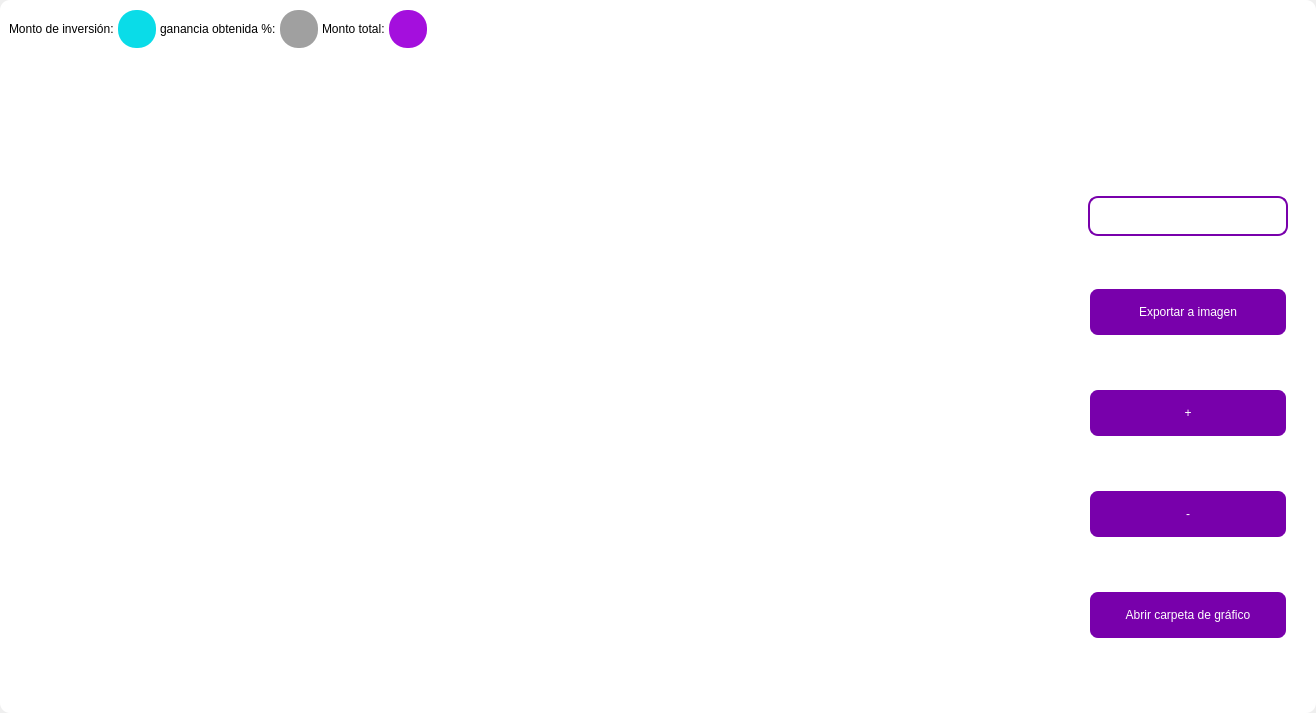
<?xml version="1.0" encoding="UTF-8"?>
<ui version="4.0">
 <class>MainWindow</class>
 <widget class="QMainWindow" name="MainWindow">
  <property name="geometry">
   <rect>
    <x>0</x>
    <y>0</y>
    <width>1316</width>
    <height>713</height>
   </rect>
  </property>
  <property name="windowTitle">
   <string>MainWindow</string>
  </property>
  <property name="styleSheet">
   <string notr="true"/>
  </property>
  <widget class="QWidget" name="centralwidget">
   <property name="styleSheet">
    <string notr="true"/>
   </property>
   <layout class="QVBoxLayout" name="verticalLayout">
    <property name="spacing">
     <number>0</number>
    </property>
    <property name="leftMargin">
     <number>0</number>
    </property>
    <property name="topMargin">
     <number>0</number>
    </property>
    <property name="rightMargin">
     <number>0</number>
    </property>
    <property name="bottomMargin">
     <number>0</number>
    </property>
    <item>
     <widget class="QFrame" name="frame">
      <property name="enabled">
       <bool>true</bool>
      </property>
      <property name="styleSheet">
       <string notr="true">
QFrame {
border-radius:10px;
	background-color: rgb(255, 255, 255);
 }
</string>
      </property>
      <property name="frameShape">
       <enum>QFrame::StyledPanel</enum>
      </property>
      <property name="frameShadow">
       <enum>QFrame::Raised</enum>
      </property>
      <layout class="QVBoxLayout" name="verticalLayout_2">
       <item>
        <widget class="QFrame" name="frame_superior">
         <property name="minimumSize">
          <size>
           <width>0</width>
           <height>40</height>
          </size>
         </property>
         <property name="maximumSize">
          <size>
           <width>16777215</width>
           <height>40</height>
          </size>
         </property>
         <property name="styleSheet">
          <string notr="true">QPushButton{
border-radius:18px;
}

QPushButton:hover{
	background-color: rgb(0, 0, 0);
}
</string>
         </property>
         <property name="frameShape">
          <enum>QFrame::StyledPanel</enum>
         </property>
         <property name="frameShadow">
          <enum>QFrame::Raised</enum>
         </property>
         <layout class="QHBoxLayout" name="horizontalLayout_3">
          <property name="spacing">
           <number>4</number>
          </property>
          <property name="leftMargin">
           <number>0</number>
          </property>
          <property name="topMargin">
           <number>0</number>
          </property>
          <property name="rightMargin">
           <number>0</number>
          </property>
          <property name="bottomMargin">
           <number>0</number>
          </property>
          <item>
           <widget class="QLabel" name="label_3">
            <property name="styleSheet">
             <string notr="true">color: rgb(0, 0, 0);
font: 15pt &quot;MS Shell Dlg 2&quot;;</string>
            </property>
            <property name="text">
             <string>Monto de inversión:</string>
            </property>
           </widget>
          </item>
          <item>
           <widget class="QPushButton" name="btn_exit_2">
            <property name="minimumSize">
             <size>
              <width>38</width>
              <height>38</height>
             </size>
            </property>
            <property name="maximumSize">
             <size>
              <width>38</width>
              <height>38</height>
             </size>
            </property>
            <property name="cursor">
             <cursorShape>ArrowCursor</cursorShape>
            </property>
            <property name="styleSheet">
             <string notr="true">background-color: #0adce8;</string>
            </property>
            <property name="text">
             <string/>
            </property>
            <property name="iconSize">
             <size>
              <width>35</width>
              <height>35</height>
             </size>
            </property>
           </widget>
          </item>
          <item>
           <widget class="QLabel" name="label_4">
            <property name="styleSheet">
             <string notr="true">
font: 15pt &quot;MS Shell Dlg 2&quot;;
color: rgb(0, 0, 0);</string>
            </property>
            <property name="text">
             <string>ganancia obtenida %:</string>
            </property>
           </widget>
          </item>
          <item>
           <widget class="QPushButton" name="btn_exit_3">
            <property name="minimumSize">
             <size>
              <width>38</width>
              <height>38</height>
             </size>
            </property>
            <property name="maximumSize">
             <size>
              <width>38</width>
              <height>38</height>
             </size>
            </property>
            <property name="cursor">
             <cursorShape>ArrowCursor</cursorShape>
            </property>
            <property name="styleSheet">
             <string notr="true">background-color: #a0a0a0;</string>
            </property>
            <property name="text">
             <string/>
            </property>
            <property name="iconSize">
             <size>
              <width>35</width>
              <height>35</height>
             </size>
            </property>
           </widget>
          </item>
          <item>
           <widget class="QLabel" name="label_5">
            <property name="styleSheet">
             <string notr="true">font: 15pt &quot;MS Shell Dlg 2&quot;;
color: rgb(0, 0, 0);</string>
            </property>
            <property name="text">
             <string>Monto total:</string>
            </property>
           </widget>
          </item>
          <item>
           <widget class="QPushButton" name="btn_exit_4">
            <property name="minimumSize">
             <size>
              <width>38</width>
              <height>38</height>
             </size>
            </property>
            <property name="maximumSize">
             <size>
              <width>38</width>
              <height>38</height>
             </size>
            </property>
            <property name="cursor">
             <cursorShape>ArrowCursor</cursorShape>
            </property>
            <property name="styleSheet">
             <string notr="true">background-color: #a40fdd;</string>
            </property>
            <property name="text">
             <string/>
            </property>
            <property name="iconSize">
             <size>
              <width>35</width>
              <height>35</height>
             </size>
            </property>
           </widget>
          </item>
          <item>
           <spacer name="horizontalSpacer_2">
            <property name="orientation">
             <enum>Qt::Horizontal</enum>
            </property>
            <property name="sizeHint" stdset="0">
             <size>
              <width>443</width>
              <height>20</height>
             </size>
            </property>
           </spacer>
          </item>
          <item>
           <widget class="QPushButton" name="btn_exit">
            <property name="minimumSize">
             <size>
              <width>38</width>
              <height>38</height>
             </size>
            </property>
            <property name="maximumSize">
             <size>
              <width>38</width>
              <height>38</height>
             </size>
            </property>
            <property name="cursor">
             <cursorShape>PointingHandCursor</cursorShape>
            </property>
            <property name="text">
             <string/>
            </property>
            <property name="iconSize">
             <size>
              <width>35</width>
              <height>35</height>
             </size>
            </property>
           </widget>
          </item>
          <item>
           <widget class="QPushButton" name="bt_minimizar">
            <property name="minimumSize">
             <size>
              <width>38</width>
              <height>38</height>
             </size>
            </property>
            <property name="maximumSize">
             <size>
              <width>38</width>
              <height>38</height>
             </size>
            </property>
            <property name="cursor">
             <cursorShape>PointingHandCursor</cursorShape>
            </property>
            <property name="text">
             <string/>
            </property>
            <property name="icon">
             <iconset>
              <normaloff>image/minus.svg</normaloff>image/minus.svg</iconset>
            </property>
            <property name="iconSize">
             <size>
              <width>38</width>
              <height>38</height>
             </size>
            </property>
           </widget>
          </item>
          <item>
           <widget class="QPushButton" name="bt_maximizar">
            <property name="minimumSize">
             <size>
              <width>38</width>
              <height>38</height>
             </size>
            </property>
            <property name="maximumSize">
             <size>
              <width>38</width>
              <height>38</height>
             </size>
            </property>
            <property name="cursor">
             <cursorShape>PointingHandCursor</cursorShape>
            </property>
            <property name="text">
             <string/>
            </property>
            <property name="icon">
             <iconset>
              <normaloff>image/chevron-up.svg</normaloff>image/chevron-up.svg</iconset>
            </property>
            <property name="iconSize">
             <size>
              <width>38</width>
              <height>38</height>
             </size>
            </property>
           </widget>
          </item>
          <item>
           <widget class="QPushButton" name="bt_restaurar">
            <property name="minimumSize">
             <size>
              <width>38</width>
              <height>38</height>
             </size>
            </property>
            <property name="maximumSize">
             <size>
              <width>38</width>
              <height>38</height>
             </size>
            </property>
            <property name="cursor">
             <cursorShape>PointingHandCursor</cursorShape>
            </property>
            <property name="text">
             <string/>
            </property>
            <property name="icon">
             <iconset>
              <normaloff>image/chevron-down.svg</normaloff>image/chevron-down.svg</iconset>
            </property>
            <property name="iconSize">
             <size>
              <width>38</width>
              <height>38</height>
             </size>
            </property>
           </widget>
          </item>
          <item>
           <widget class="QPushButton" name="bt_cerrar">
            <property name="minimumSize">
             <size>
              <width>38</width>
              <height>38</height>
             </size>
            </property>
            <property name="maximumSize">
             <size>
              <width>38</width>
              <height>38</height>
             </size>
            </property>
            <property name="cursor">
             <cursorShape>PointingHandCursor</cursorShape>
            </property>
            <property name="text">
             <string/>
            </property>
            <property name="icon">
             <iconset>
              <normaloff>image/x.svg</normaloff>image/x.svg</iconset>
            </property>
            <property name="iconSize">
             <size>
              <width>38</width>
              <height>38</height>
             </size>
            </property>
           </widget>
          </item>
         </layout>
        </widget>
       </item>
       <item>
        <widget class="QLabel" name="label">
         <property name="styleSheet">
          <string notr="true">font: 30pt &quot;MS Shell Dlg 2&quot;;
color: rgb(255, 255, 255);</string>
         </property>
         <property name="text">
          <string>Gráfico de inversiones</string>
         </property>
         <property name="alignment">
          <set>Qt::AlignCenter</set>
         </property>
        </widget>
       </item>
       <item>
        <widget class="QFrame" name="frame_3">
         <property name="minimumSize">
          <size>
           <width>0</width>
           <height>0</height>
          </size>
         </property>
         <property name="frameShape">
          <enum>QFrame::StyledPanel</enum>
         </property>
         <property name="frameShadow">
          <enum>QFrame::Raised</enum>
         </property>
         <layout class="QHBoxLayout" name="horizontalLayout_4">
          <property name="leftMargin">
           <number>9</number>
          </property>
          <property name="topMargin">
           <number>9</number>
          </property>
          <property name="rightMargin">
           <number>9</number>
          </property>
          <item>
           <widget class="QGraphicsView" name="graphics_view">
            <property name="dragMode">
             <enum>QGraphicsView::NoDrag</enum>
            </property>
            <property name="transformationAnchor">
             <enum>QGraphicsView::NoAnchor</enum>
            </property>
           </widget>
          </item>
          <item>
           <layout class="QVBoxLayout" name="verticalLayout_4">
            <property name="spacing">
             <number>10</number>
            </property>
            <property name="sizeConstraint">
             <enum>QLayout::SetDefaultConstraint</enum>
            </property>
            <property name="leftMargin">
             <number>10</number>
            </property>
            <property name="topMargin">
             <number>10</number>
            </property>
            <property name="rightMargin">
             <number>10</number>
            </property>
            <property name="bottomMargin">
             <number>10</number>
            </property>
            <item>
             <widget class="QLabel" name="label_2">
              <property name="minimumSize">
               <size>
                <width>10</width>
                <height>10</height>
               </size>
              </property>
              <property name="maximumSize">
               <size>
                <width>500</width>
                <height>10</height>
               </size>
              </property>
              <property name="styleSheet">
               <string notr="true">color: rgb(255, 255, 255);
font: 10pt &quot;MS Shell Dlg 2&quot;;</string>
              </property>
              <property name="text">
               <string>Ingresar nombre de la imagen</string>
              </property>
             </widget>
            </item>
            <item>
             <widget class="QLineEdit" name="name_imagetxt">
              <property name="sizePolicy">
               <sizepolicy hsizetype="Fixed" vsizetype="Fixed">
                <horstretch>0</horstretch>
                <verstretch>0</verstretch>
               </sizepolicy>
              </property>
              <property name="minimumSize">
               <size>
                <width>200</width>
                <height>35</height>
               </size>
              </property>
              <property name="maximumSize">
               <size>
                <width>150</width>
                <height>40</height>
               </size>
              </property>
              <property name="styleSheet">
               <string notr="true">QLabel {
	color: rgb(255, 255, 254);
	font: 12pt &quot;Arial&quot;;
	background-color: rgba(0, 0, 0,0);
}

QTextEdit{
background-color: rgba(0, 0, 0,0);
border-radius:10px; 
font: 12pt &quot;Arial&quot;;
color: rgb(255, 255, 254);
border: 2px solid  rgb(255, 255, 255);

}

QTextEdit:hover{
background-color: rgba(0, 0, 0,0);
border-radius:10px; 
font: 12pt &quot;Arial&quot;;
border: 2px solid  rgb(120, 0, 171);
}

QTextEdit:focus{
background-color: rgb(0, 0, 0);
border-radius:10px; 
font: 12pt &quot;Arial&quot;;
border: 2px solid rgb(120, 0, 171);
}

QLineEdit{
background-color: rgba(0, 0, 0,0);
border-radius:10px; 
font: 12pt &quot;Arial&quot;;
color: rgb(255, 255, 254);
border: 2px solid  rgb(120, 0, 171);
}

QLineEdit:hover{
background-color: rgba(0, 0, 0,0);
border-radius:10px; 
font: 12pt &quot;Arial&quot;;
border: 2px solid  rgb(120, 0, 171);
}

QLineEdit:focus{
background-color: rgb(0, 0, 0);
border-radius:10px; 
font: 12pt &quot;Arial&quot;;
border: 2px solid rgb(120, 0, 171);
}

QCheckBox{
	font: 12pt &quot;Arial&quot;;
	color: rgb(255, 255, 255);
}

QCheckBox::indicator {
    width: 18px;
    height:18px;
}

QCheckBox::indicator:unchecked {
   background-image: url(image/square.svg);
}

QCheckBox::indicator:checked {
   background-image: url(image/check-square.svg);
}

QPushButton{
border-radius:10px; 
font: 12pt &quot;Arial&quot;;
color: rgb(255, 255, 254);
border: 2px solid #ffffff;
}

QPushButton:hover{
border-radius:10px; 
font: 12pt &quot;Arial&quot;;
color: rgb(255, 255, 255);
border: 2px solid rgb(120, 0, 171);
	background-color: rgb(120, 0, 171);
}
</string>
              </property>
              <property name="alignment">
               <set>Qt::AlignLeading|Qt::AlignLeft|Qt::AlignVCenter</set>
              </property>
             </widget>
            </item>
            <item>
             <widget class="QPushButton" name="btn_export_image">
              <property name="minimumSize">
               <size>
                <width>50</width>
                <height>40</height>
               </size>
              </property>
              <property name="maximumSize">
               <size>
                <width>300</width>
                <height>50</height>
               </size>
              </property>
              <property name="cursor">
               <cursorShape>PointingHandCursor</cursorShape>
              </property>
              <property name="styleSheet">
               <string notr="true">QPushButton{
border-radius:10px; 
font: 12pt &quot;Arial&quot;;
color: rgb(255, 255, 254);
border: 2px solid #ffffff;
	background-color: rgb(120, 0, 171);
}

QPushButton:hover{
border-radius:10px; 
font: 12pt &quot;Arial&quot;;
color: rgb(255, 255, 255);
border: 2px solid rgb(120, 0, 171);
	background-color: rgb(120, 0, 171);
}</string>
              </property>
              <property name="text">
               <string>Exportar a imagen</string>
              </property>
              <property name="iconSize">
               <size>
                <width>35</width>
                <height>35</height>
               </size>
              </property>
             </widget>
            </item>
            <item>
             <widget class="QPushButton" name="zoom_in_button">
              <property name="minimumSize">
               <size>
                <width>0</width>
                <height>40</height>
               </size>
              </property>
              <property name="maximumSize">
               <size>
                <width>300</width>
                <height>50</height>
               </size>
              </property>
              <property name="cursor">
               <cursorShape>PointingHandCursor</cursorShape>
              </property>
              <property name="styleSheet">
               <string notr="true">QPushButton{
border-radius:10px; 
font: 12pt &quot;Arial&quot;;
color: rgb(255, 255, 254);
border: 2px solid #ffffff;
	background-color: rgb(120, 0, 171);
}

QPushButton:hover{
border-radius:10px; 
font: 12pt &quot;Arial&quot;;
color: rgb(255, 255, 255);
border: 2px solid rgb(120, 0, 171);
	background-color: rgb(120, 0, 171);
}</string>
              </property>
              <property name="text">
               <string>+</string>
              </property>
              <property name="iconSize">
               <size>
                <width>35</width>
                <height>35</height>
               </size>
              </property>
             </widget>
            </item>
            <item>
             <widget class="QPushButton" name="zoom_out_button">
              <property name="minimumSize">
               <size>
                <width>0</width>
                <height>40</height>
               </size>
              </property>
              <property name="maximumSize">
               <size>
                <width>300</width>
                <height>50</height>
               </size>
              </property>
              <property name="cursor">
               <cursorShape>PointingHandCursor</cursorShape>
              </property>
              <property name="styleSheet">
               <string notr="true">QPushButton{
border-radius:10px; 
font: 12pt &quot;Arial&quot;;
color: rgb(255, 255, 254);
border: 2px solid #ffffff;
	background-color: rgb(120, 0, 171);
}

QPushButton:hover{
border-radius:10px; 
font: 12pt &quot;Arial&quot;;
color: rgb(255, 255, 255);
border: 2px solid rgb(120, 0, 171);
	background-color: rgb(120, 0, 171);
}</string>
              </property>
              <property name="text">
               <string>-</string>
              </property>
              <property name="iconSize">
               <size>
                <width>35</width>
                <height>35</height>
               </size>
              </property>
             </widget>
            </item>
            <item>
             <widget class="QPushButton" name="open_explore_file">
              <property name="minimumSize">
               <size>
                <width>0</width>
                <height>40</height>
               </size>
              </property>
              <property name="maximumSize">
               <size>
                <width>300</width>
                <height>50</height>
               </size>
              </property>
              <property name="cursor">
               <cursorShape>PointingHandCursor</cursorShape>
              </property>
              <property name="styleSheet">
               <string notr="true">QPushButton{
border-radius:10px; 
font: 12pt &quot;Arial&quot;;
color: rgb(255, 255, 254);
border: 2px solid #ffffff;
	background-color: rgb(120, 0, 171);
}

QPushButton:hover{
border-radius:10px; 
font: 12pt &quot;Arial&quot;;
color: rgb(255, 255, 255);
border: 2px solid rgb(120, 0, 171);
	background-color: rgb(120, 0, 171);
}</string>
              </property>
              <property name="text">
               <string>Abrir carpeta de gráfico</string>
              </property>
              <property name="iconSize">
               <size>
                <width>35</width>
                <height>35</height>
               </size>
              </property>
             </widget>
            </item>
           </layout>
          </item>
         </layout>
        </widget>
       </item>
      </layout>
     </widget>
    </item>
   </layout>
  </widget>
 </widget>
 <resources/>
 <connections/>
</ui>
